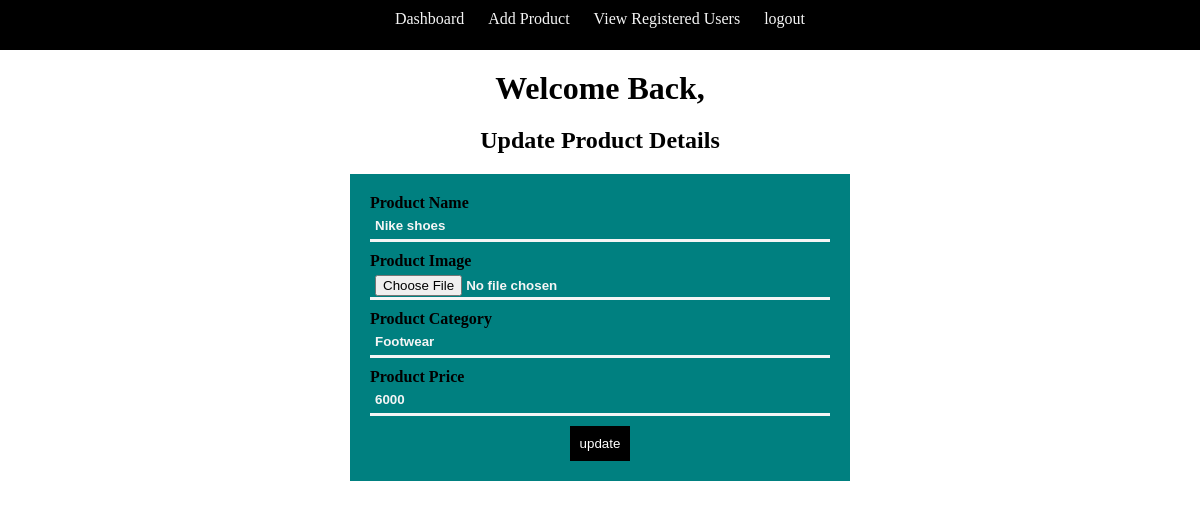
Screenshot of /update_product.php?id=4 with the database file from the repository.
### tables this page shows
CREATE TABLE `Products` (
  `product_id` int(11) NOT NULL,
  `product_name` varchar(200) NOT NULL,
  `product_image` varchar(250) NOT NULL,
  `product_category` varchar(100) NOT NULL,
  `product_price` varchar(100) NOT NULL
);

### update_product.php (the view, shortened to what this page needs)
<?php
include 'connection.php';
include 'nav.php';
?>
<!DOCTYPE html>
<html lang="en">
<head>
    <link rel="stylesheet" href="style.css">
</head>
<body>
    <center>
        <h1>Welcome Back,<?php echo $_SESSION['name']; ?></h1>
        <h2>Update Product Details</h2>
    </center>
    <?php
if (isset($_GET['id'])) {
    $id = $_GET['id'];
    $query = "SELECT * FROM Products WHERE product_id='$id'";
    $res = mysqli_query($con, $query);
    $row = mysqli_fetch_assoc($res);
}
    ?>
    <form action="" method="POST" enctype="multipart/form-data">
        <div class="main_form">
            <label for="name">Product Name</label>
            <input type="text" name="name" value="<?php echo $row['product_name']; ?>"  class="inp"><br>
            <label for="image">Product Image</label>
            <input type="file" name="pic" class="inp"><br>
            <label for="Product Category">Product Category</label>
            <input type="text" name="category" value="<?php echo $row['product_category']; ?>" class="inp"><br>
            <label for="product_price">Product Price</label>
            <input type="number" name="price" value="<?php echo $row['product_price']; ?>" class="inp"> <br>
            <div class="btn_style">
                <input type="submit" value="update" name="update" id="submit">
            </div>
        </div>
    </form>
</body>
</html>

### style.css (style rules this page uses)
* { padding: 0; margin: 0px auto; box-sizing: border-box; }
.main_form { height: auto; width: 500px; padding: 20px; margin: auto; background-color: teal; font-weight: bold; }
.inp { width: 100%; height: 30px; font-weight: bold; color: whitesmoke; padding: 5px; background: transparent; border: none; border-bottom: 3px solid; margin-bottom: 10px; }
.btn_style { text-align: center; }
#submit { color: white; padding: 10px; border: none; background: black; cursor: pointer; }
h2 { padding:20px; }

### rows the page displays
products: name "Nike shoes", category "Footwear", price "6000"
